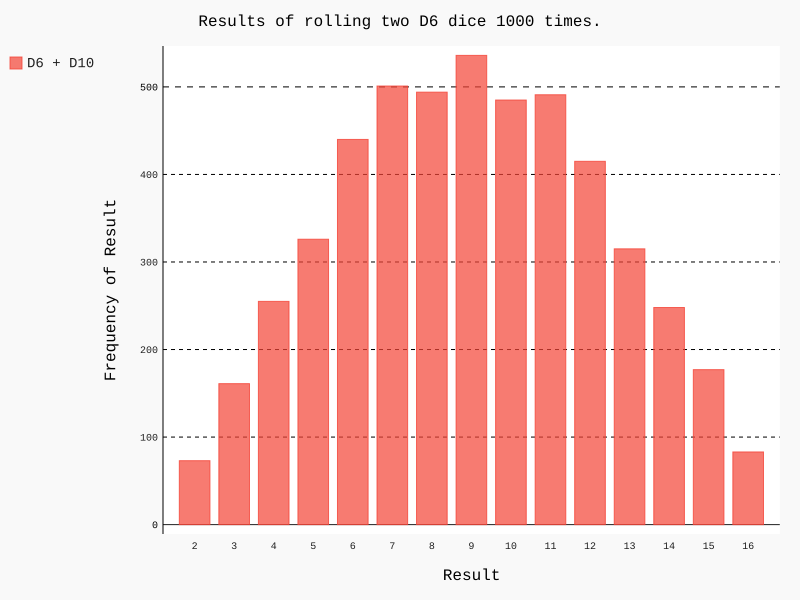

This chart was generated by the following Python code:
import pygal
from die import Die

# Create two D6 dice.
die_1 = Die()
die_2 = Die(10)

# Make some rolls, and store results in a list.
results = []
for roll_num in range(5000):
    result = die_1.roll() + die_2.roll()
    results.append(result)
    
# Analyze the result.
frequencies = []
max_result = die_1.num_sides + die_2.num_sides

for value in range(2, max_result+1):
    frequency = results.count(value)
    frequencies.append(frequency)
    
# Visualize the results.
hist = pygal.Bar()

hist.title = "Results of rolling two D6 dice 1000 times."
hist.x_labels = [x for x in range(2, max_result+1)]
# tambien puede ser [*range(2, max_result+1)] 
hist.x_title = "Result"
hist.y_title = "Frequency of Result"

hist.add('D6 + D10', frequencies)
hist.render_to_file('dice_visual.svg')
